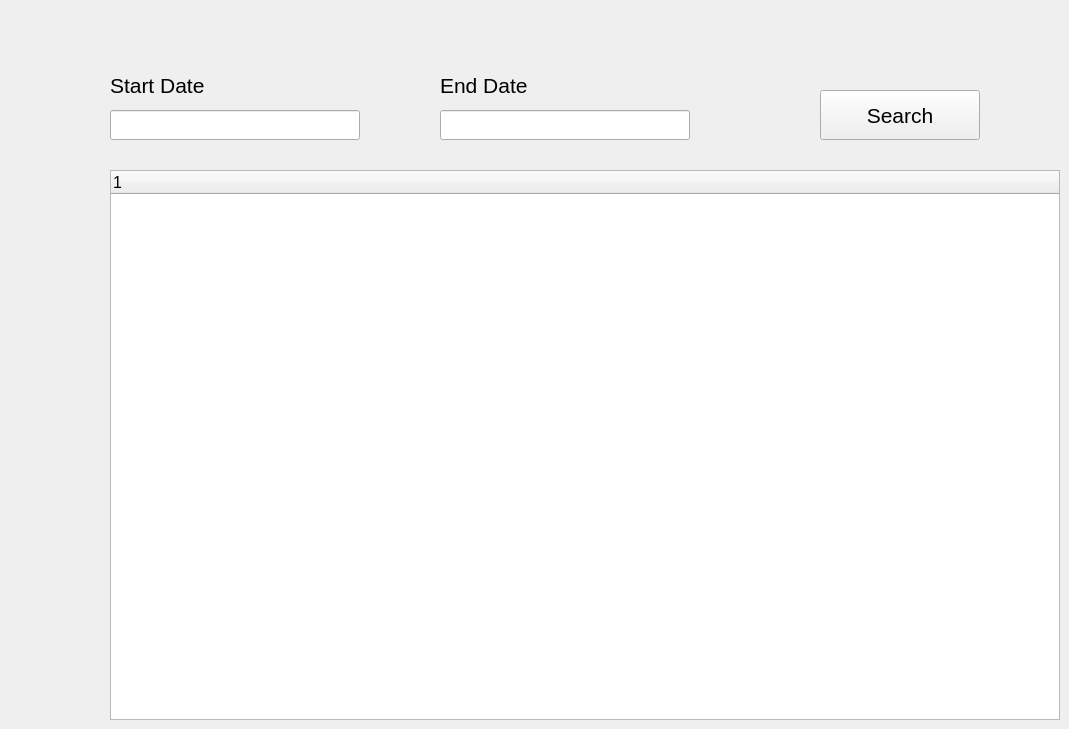
    <widget class="QWidget" name="Summary">
     <widget class="QTreeWidget" name="Summarytree">
      <property name="geometry">
       <rect>
        <x>110</x>
        <y>170</y>
        <width>950</width>
        <height>550</height>
       </rect>
      </property>
      <property name="font">
       <font>
        <pointsize>12</pointsize>
       </font>
      </property>
      <column>
       <property name="text">
        <string notr="true">1</string>
       </property>
      </column>
     </widget>
     <widget class="QLineEdit" name="SumStartdate">
      <property name="geometry">
       <rect>
        <x>110</x>
        <y>110</y>
        <width>250</width>
        <height>30</height>
       </rect>
      </property>
      <property name="font">
       <font>
        <pointsize>16</pointsize>
       </font>
      </property>
     </widget>
     <widget class="QLineEdit" name="SumEnddate">
      <property name="geometry">
       <rect>
        <x>440</x>
        <y>110</y>
        <width>250</width>
        <height>30</height>
       </rect>
      </property>
      <property name="font">
       <font>
        <pointsize>16</pointsize>
       </font>
      </property>
     </widget>
     <widget class="QLabel" name="label_169">
      <property name="geometry">
       <rect>
        <x>110</x>
        <y>70</y>
        <width>130</width>
        <height>30</height>
       </rect>
      </property>
      <property name="font">
       <font>
        <pointsize>16</pointsize>
       </font>
      </property>
      <property name="text">
       <string>Start Date</string>
      </property>
     </widget>
     <widget class="QLabel" name="label_170">
      <property name="geometry">
       <rect>
        <x>440</x>
        <y>70</y>
        <width>130</width>
        <height>30</height>
       </rect>
      </property>
      <property name="font">
       <font>
        <pointsize>16</pointsize>
       </font>
      </property>
      <property name="text">
       <string>End Date</string>
      </property>
     </widget>
     <widget class="QPushButton" name="SumSearch">
      <property name="geometry">
       <rect>
        <x>820</x>
        <y>90</y>
        <width>160</width>
        <height>50</height>
       </rect>
      </property>
      <property name="font">
       <font>
        <pointsize>16</pointsize>
       </font>
      </property>
      <property name="text">
       <string>Search</string>
      </property>
     </widget>
    </widget>
